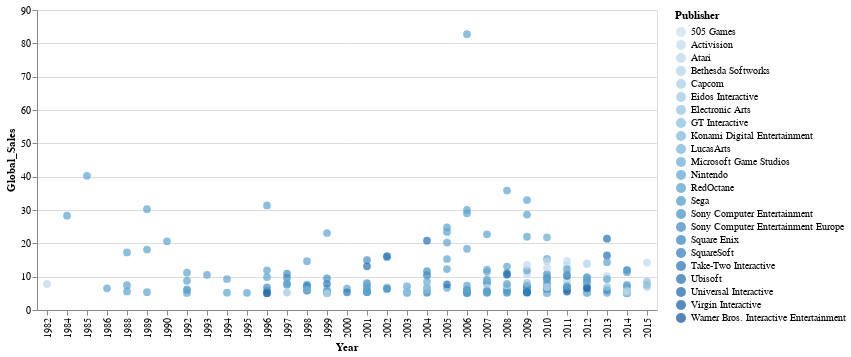

Source (notebook cell):
### Markdown cell above
Ahora que tenemos una idea mas general el comportamiento que a adquirido esta industria, verificaremos que tipo de generos de videojuegos a sido mas constante en el mercado

### Code cell
filtro = videojuegos['Global_Sales'] >5
brush = alt.selection_interval()
alt.Chart(videojuegos[filtro]).mark_circle(size=60).encode(
    x='Year:O',
    y='Global_Sales',
    color=alt.condition(brush, 'Publisher:O', alt.value('grey')),
    tooltip=['Name', 'Publisher', 'Global_Sales', 'Year']
).add_params(brush)

### Figure 1 — Vega-Lite specification as saved in the notebook (floating-point values rounded to 4 significant figures; data arrays with more than 128 entries replaced by an {"elided": "..."} marker saying what was removed)
{"config": {"view": {"continuousWidth": 300, "continuousHeight": 300}}, "data": {"name": "data-23544be392c9345120ae3262bcfac5ef"}, "mark": {"type": "circle", "size": 60}, "encoding": {"color": {"condition": {"param": "param_18", "field": "Publisher", "type": "ordinal"}, "value": "grey"}, "tooltip": [{"field": "Name", "type": "nominal"}, {"field": "Publisher", "type": "nominal"}, {"field": "Global_Sales", "type": "quantitative"}, {"field": "Year", "type": "quantitative"}], "x": {"field": "Year", "type": "ordinal"}, "y": {"field": "Global_Sales", "type": "quantitative"}}, "params": [{"name": "param_18", "select": {"type": "interval"}}], "$schema": "https://vega.github.io/schema/vega-lite/v5.15.1.json", "datasets": {"data-23544be392c9345120ae3262bcfac5ef": {"elided": "204 records"}}}
